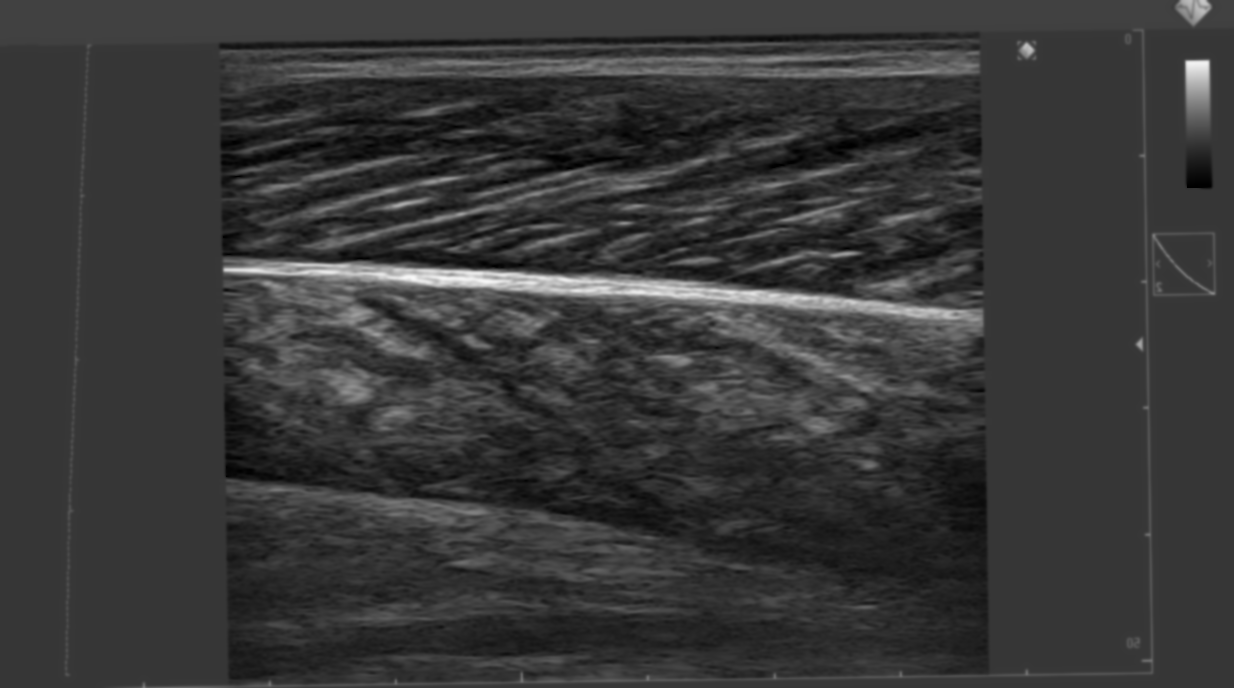
#> input picture denoisedImage.tif, 1234 x 688 px
$ python Canny.py
#> lines starting #> are read from the running program, lines starting #| are printed output that depends on the picture; after the words box and inside, x2 and y2 are one past the last pixel; in counts of white or black regions, pixels touching at a corner belong together
import numpy as np
import cv2

img = cv2.imread('denoisedImage.tif')
#> img is the input picture: shape (688, 1234, 3); min 0, max 248, mean 55.8
edges = cv2.Canny(img, 30, 190, apertureSize=3, L2gradient=True)
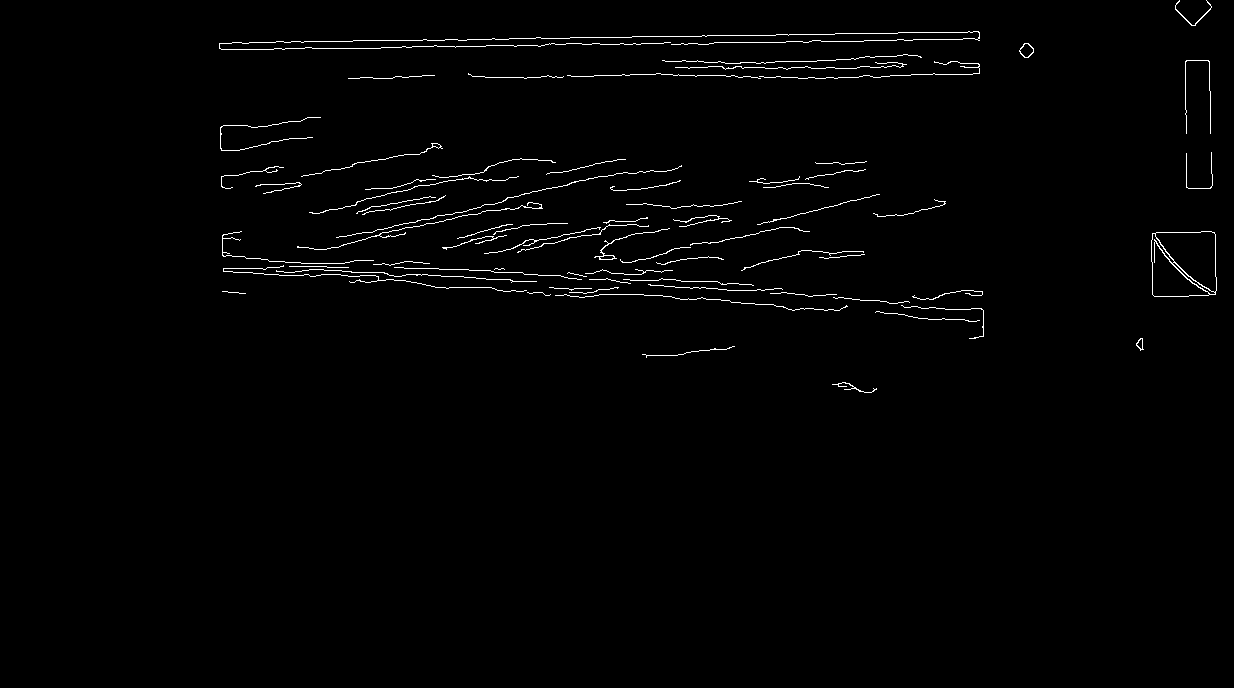
#> edges: shape (688, 1234); 1.2% white in thin lines or dots, all inside (x1, y1, x2, y2) = (219, 0, 1217, 393)

cv2.imwrite("Edges.tif", edges)

$ run again, with NovaImagem.tif copied over denoisedImage.tif
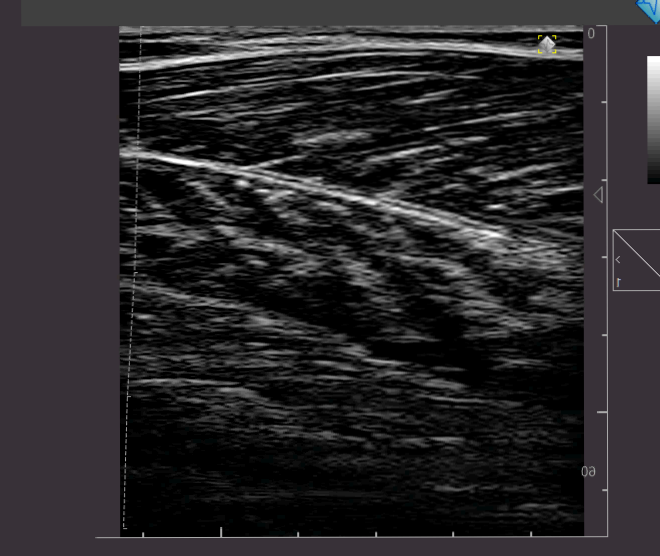
#> input picture NovaImagem.tif, 660 x 556 px
#> img is the input picture: shape (556, 660, 3); mean B, G, R 42.3, 40.2, 42.2
#> `edges = cv2.Canny(img, 30, 190, apertureSize=3, L2gradient=True)`:
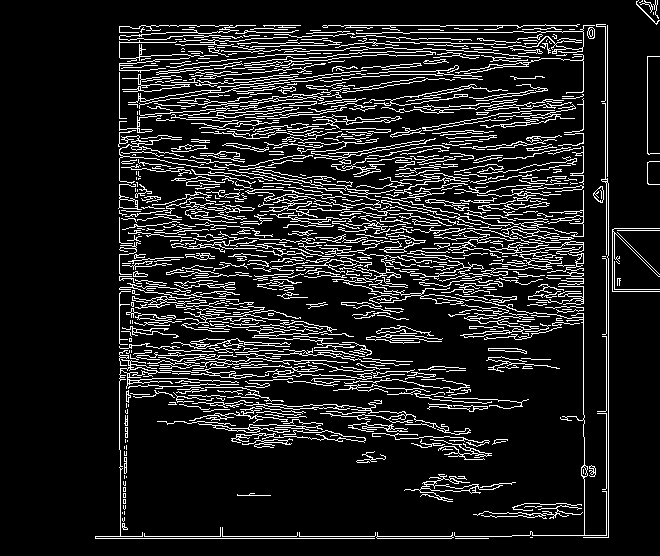
#> edges: shape (556, 660); 12.8% white in thin lines or dots, all inside (x1, y1, x2, y2) = (95, 0, 660, 539)
